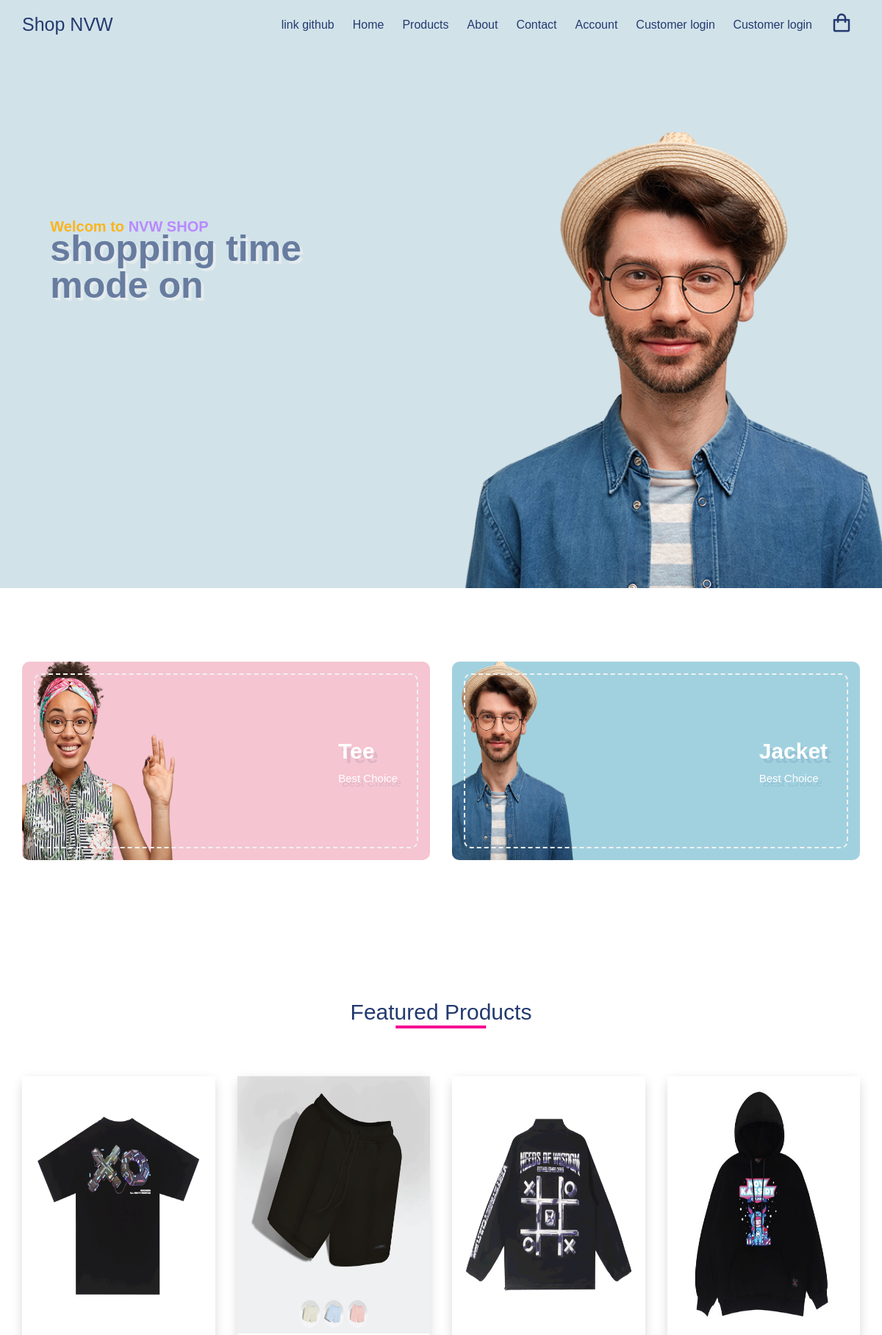
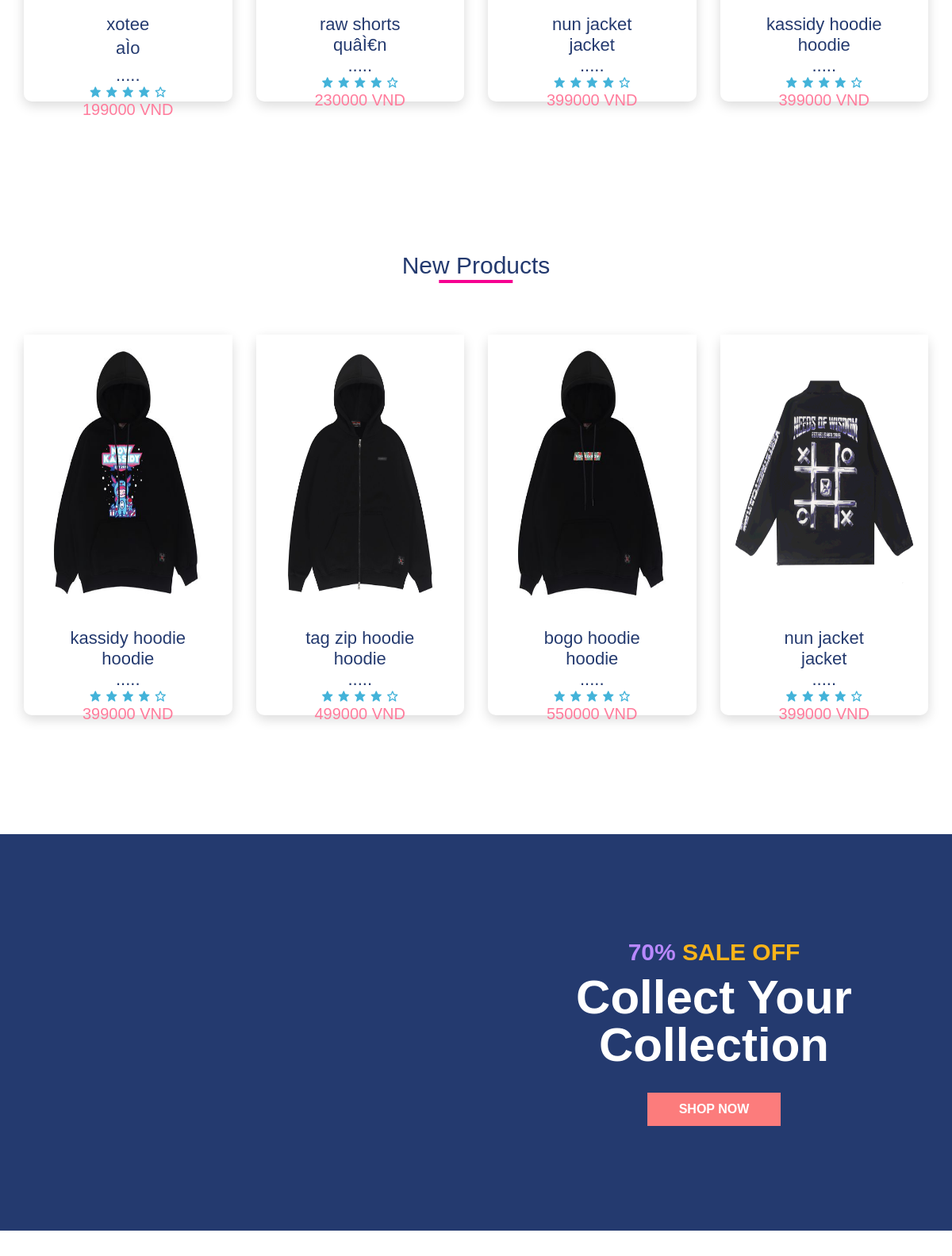
The page / (upper part) on the database its author committed (2 pictures, top to bottom).
### tables this page shows
CREATE TABLE IF NOT EXISTS `product` (
  `productID` int(11) NOT NULL AUTO_INCREMENT,
  `productName` text NOT NULL,
  `catID` int(11) NOT NULL,
  `mota` varchar(255) NOT NULL,
  `image` varchar(255) NOT NULL,
  `price` varchar(255) NOT NULL,
  `size` int(11) NOT NULL,
  PRIMARY KEY (`productID`)
);

### classes/product.php (called while the page is built, shortened)
<?php
$filepath=realpath(dirname(__FILE__));
include_once ($filepath.'/../lib/database.php');
include_once ($filepath.'/../helpers/format.php');
class product
{
    private $db;
    public function __construct()
    {
        $this->db=new Database();
    }
    public function getproduct_feathered(){
        $query="select * from product where size ='3'";
        $result=$this->db->select($query);
        return $result;
    }
    public function getproduct_new(){
        $query="select * from product order by productID desc limit 4";
        $result=$this->db->select($query);
        return $result;
    }
}
?>

### lib/database.php (called while the page is built, shortened)
<?php
Class Database{
   public $host   = DB_HOST;
   public $user   = DB_USER;
   public $pass   = DB_PASS;
   public $dbname = DB_NAME;
   public $link;
private function connectDB(){
   $this->link = new mysqli($this->host, $this->user, $this->pass,
    $this->dbname);
 }
public function select($query){
  $result = $this->link->query($query) or
   die($this->link->error.__LINE__);
  if($result->num_rows > 0){
    return $result;
  } else {
    return false;
  }
 }
}

### helpers/format.php (called while the page is built, shortened)
<?php
class Format{
 public function textShorten($text, $limit = 400){
    $text = $text. " ";
    $text = substr($text, 0, $limit);
    $text = substr($text, 0, strrpos($text, ' '));
    $text = $text.".....";
    return $text;
 }
}
?>

### index.php (the view, shortened to what this page needs)
<!DOCTYPE html>
<html lang="en">
<head>
  <link rel="stylesheet" href="https://cdn.jsdelivr.net/npm/boxicons@latest/css/boxicons.min.css" />
  <link rel="stylesheet" href="./css/styles.css" />
</head>
<body>
  <header id="home" class="header">
    <?php include 'inc/header.php'; ?>
   <img src="./images/banner.png" alt="" class="hero-img" />
    <div class="hero-content">
      <h2><span class="discount">Welcom to </span> NVW SHOP</h2>
      <h1>
        <span>shopping time</span>
        <span>mode on</span>
      </h1>
    </div>
  </header>
  <main>
    <section class="advert section">
      <div class="advert-center container">
        <div class="advert-box">
          <div class="dotted">
            <div class="content">
              <h2>
                Tee
              </h2>
              <h4>Best choice</h4>
            </div>
          </div>
          <img src="./images/advert1.png" alt="">
        </div>
        <div class="advert-box">
          <div class="dotted">
            <div class="content">
              <h2>
                Jacket
              </h2>
              <h4>Best choice</h4>
            </div>
          </div>
          <img src="./images/advert2.png" alt="">
        </div>
      </div>
    </section>
    <section class="section featured">
      <div class="title">
        <h1>Featured Products</h1>
      </div>
      <div class="product-center container">
        <?php
          $product_feathered=$product->getproduct_feathered();
          if($product_feathered){
              while($result=$product_feathered->fetch_assoc()){
        ?>
        <div class="product">
          <div class="product-header">
            <img src="admin/uploads/<?php echo $result['image'] ?>" alt="">
          </div>
          <div class="product-footer">
            <a href="#">
              <h3><?php echo $result['productName'] ?></h3>
              <h3><?php echo $fm->textShorten($result['mota'],70 ) ?></h3>
            </a>
            <div class="rating">
              <i class="bx bxs-star"></i>
              <i class="bx bxs-star"></i>
              <i class="bx bxs-star"></i>
              <i class="bx bxs-star"></i>
              <i class="bx bx-star"></i>
            </div>
            <h4 class="price"><?php echo $result['price']." VND" ?></h4>
          </div>
        </div>
        <?php
        }
      }
        ?>
      </div>
    </section>
    <section class="section featured">
      <div class="title">
        <h1>New Products</h1>
      </div>
      <div class="product-center container">
      <?php
          $product_new=$product->getproduct_new();
          if($product_new){
              while($result_new=$product_new->fetch_assoc()){
        ?>
         <div class="product">
          <div class="product-header">
            <img src="admin/uploads/<?php echo $result_new['image'] ?>" alt="">
          </div>
          <div class="product-footer">
            <a href="#">
              <h3><?php echo $result_new['productName'] ?></h3>
              <h3><?php echo $fm->textShorten($result_new['mota'],70 ) ?></h3>
            </a>
            <div class="rating">
              <i class="bx bxs-star"></i>
              <i class="bx bxs-star"></i>
              <i class="bx bxs-star"></i>
              <i class="bx bxs-star"></i>
              <i class="bx bx-star"></i>
            </div>
            <h4 class="price"><?php echo $result_new['price']." VND" ?></h4>
          </div>
        </div>
        <?php
              }
            }
        ?>
      </div>
    </section>
    <section class="section">
      <div class="product-banner">
        <div class="left">
        </div>
        <div class="right">
          <div class="content">
            <h2><span class="discount">70% </span> SALE OFF</h2>
            <h1>
              <span>Collect Your</span>
              <span> Collection</span>
            </h1>
            <a class="btn" href="#">shop now</a>
          </div>
        </div>
      </div>
    </section>
  </main>
  <?php
include 'inc/footer.php';
?>

### css/styles.css (style rules this page uses)
:root { --white: #fff; --black: #222; --pink: #f60091; --grey: #444; --grey2: #959595; --grey-alt: #d1e2e9; --yellow: #ffd800; --green: #59b210; }
*, *::before, *::after { margin: 0; padding: 0; box-sizing: inherit; }
html { scroll-behavior: smooth; box-sizing: border-box; font-size: 62.5%; }
body { font-family: "Poppins", sans-serif; font-size: 1.6rem; font-weight: 400; background-color: #fff; color: #243a6f; position: relative; z-index: 1; }
h1, h2, h3, h4 { font-weight: 500; }
a { color: inherit; text-decoration: none; }
img { max-width: 100%; }
.container { max-width: 120rem; margin: 0 auto; }
@media only screen and (max-width: 1200px) { .container { padding: 0 3rem; } }
.header { position: relative; width: 100%; min-height: 100vh; background-color: var(--grey-alt); overflow: hidden; }
.header .hero-img { position: absolute; bottom: -10%; right: -5%; height: 70rem; object-fit: contain; }
.hero-content { position: absolute; top: 50%; transform: translate(25%, -50%); }
.hero-content h2 { color: #b888ff; font-size: 3rem; font-weight: 700; margin-bottom: 1rem; }
.hero-content .discount { color: #fbb419; }
.hero-content h1 span { color: #253b70; font-size: 6rem; font-weight: 700; display: block; line-height: 1; text-shadow: 3px 3px 0 #f1f1f1, 4px 4px 0 #f1f1f1; }
.btn { display: inline-block; background-color: #fc7c7c; padding: 1.2rem 4rem; color: #fff; font-weight: 600; text-transform: uppercase; margin-top: 3rem; }
@media only screen and (max-width: 1200px) { .header .hero-img { right: -20%; } }
@media only screen and (max-width: 1200px) { .hero-content { transform: translate(20%, -50%); } }
@media only screen and (max-width: 1200px) { .hero-content h2 { font-size: 2rem; } }
@media only screen and (max-width: 1200px) { .hero-content h1 span { font-size: 5rem; } }
.section { padding: 10rem 0 5rem 0; }
.advert-center { display: grid; grid-template-columns: repeat(auto-fit, minmax(30rem, 1fr)); gap: 3rem; }
.advert-box { position: relative; color: #fff; height: 27rem; border-radius: 1rem; padding: 1.6rem; overflow: hidden; z-index: 1; }
.advert-box img { position: absolute; bottom: 0%; left: -20%; height: 100%; width: 35rem; z-index: -1; }
.advert-box:nth-child(1) { background-color: #f5c5d1; }
.advert-box:nth-child(2) { background-color: #a1d1df; }
.advert-box .dotted { position: relative; height: 100%; border: 2px dashed #f1f1f1; border-radius: 1rem; }
.advert-box .content { position: absolute; top: 50%; right: 5%; transform: translate(0, -50%); }
.advert-box .content h2, .advert-box .content h4 { text-shadow: 5px 6px 0px rgba(37, 59, 112, 0.1); }
.advert-box .content h2 { line-height: 1.2; font-size: 3rem; font-weight: 700; margin-bottom: 1rem; }
.advert-box .content h4 { font-size: 1.5rem; text-transform: capitalize; }
.title { margin: 4rem 0 7rem 0; text-align: center; }
.title h1 { font-size: 3rem; display: inline-block; position: relative; z-index: 0; }
.title h1::after { content: ""; position: absolute; left: 50%; bottom: -20%; transform: translate(-50%, -50%); background-color: var(--pink); width: 50%; height: 0.4rem; z-index: 1; }
.product-center { display: grid; grid-template-columns: repeat(auto-fit, minmax(25rem, 1fr)); gap: 7rem 3rem; }
.product { height: 48rem; background-color: #fff; box-shadow: 0 0.5rem 1.5rem rgba(0, 0, 0, 0.15); border-radius: 1rem; text-align: center; transition: all 300ms ease-in-out; }
.product-header { position: relative; height: 35rem; background-color: #f6f2f1; transition: all 300ms ease-in-out; z-index: 0; }
.product-header img { height: 100%; }
.product-footer { padding: 2rem 1.6rem 1.6rem 1.6rem; }
.product-footer h3 { font-size: 2.2rem; }
.rating { color: #43b3d9; }
.product-footer .price { color: #ff7c9c; font-size: 2rem; }
.product-banner { display: grid; grid-template-columns: 1fr 1fr; height: 50rem; background-color: #243a6f; }
.product-banner .right { align-self: center; text-align: center; padding: 1.6rem; }
.product-banner .content h2 { color: #fbb419; font-size: 3rem; font-weight: 700; margin-bottom: 1rem; }
.product-banner .content .discount { color: #b888ff; }
.product-banner .content h1 span { color: #fff; font-size: 6rem; font-weight: 700; display: block; line-height: 1; }

### rows shown on the page
product: image (picture), productName "xotee", mota "aÌo .....", price "199000"
product: image (picture), productName "raw shorts", mota "quâÌ€n .....", price "230000"
product: image (picture), productName "nun jacket", mota "jacket .....", price "399000"
product: image (picture), productName "kassidy hoodie", mota "hoodie .....", price "399000"
product: image (picture), productName "tag zip hoodie", mota "hoodie .....", price "499000"
product: image (picture), productName "bogo hoodie", mota "hoodie .....", price "550000"
